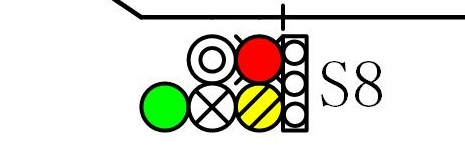
#> input picture little_light/micro_0079_S8.jpg, 465 x 168 px, found by its file name
$ python vis_points.py
#> lines starting #> are read from the running program, lines starting #| are printed output that depends on the picture; after the words box and inside, x2 and y2 are one past the last pixel; in counts of white or black regions, pixels touching at a corner belong together
import cv2
import numpy as np

img_path = r"d:\work\ocr+Transformer\little_light\micro_0079_S8.jpg"
img = cv2.imread(img_path)
#> img is the input picture: shape (168, 465, 3); mean B, G, R 217.9, 225.6, 225.6

point1 = (303, 165)
point2 = (296, 78)

cv2.circle(img, point1, 5, (0, 0, 255), -1)
#> img: shape (168, 465, 3); 0.08% of pixels changed, all inside (x1, y1, x2, y2) = (298, 160, 309, 168)
cv2.circle(img, point2, 5, (0, 255, 0), -1)

cv2.putText(img, f"P1({point1[0]}, {point1[1]})", (point1[0] + 10, point1[1]),
            cv2.FONT_HERSHEY_SIMPLEX, 0.5, (0, 0, 255), 1)
cv2.putText(img, f"P2({point2[0]}, {point2[1]})", (point2[0] + 10, point2[1] - 10),
            cv2.FONT_HERSHEY_SIMPLEX, 0.5, (0, 255, 0), 1)

cv2.line(img, point1, point2, (255, 0, 255), 2)
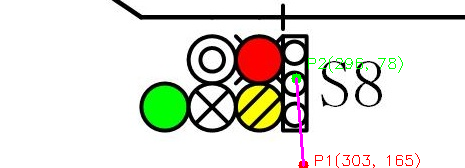
#> img: shape (168, 465, 3); mean B, G, R 216.3, 224.1, 225

output_path = r"d:\work\ocr+Transformer\little_light\micro_0079_S8_vis.jpg"
cv2.imwrite(output_path, img)
print(f"已保存可视化图像到: {output_path}")

$ run again, with little_light/micro_0004_S1.jpg copied over little_light/micro_0079_S8.jpg
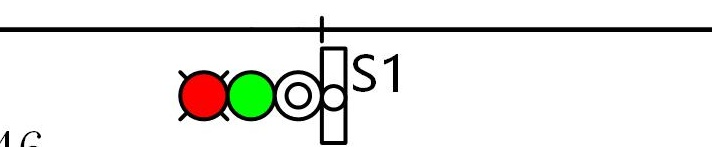
#> input picture little_light/micro_0004_S1.jpg, 712 x 147 px, found by its file name
#> img is the input picture: shape (147, 712, 3); mean B, G, R 230.1, 233.5, 233.5
#> `cv2.line(img, point1, point2, (255, 0, 255), 2)`:
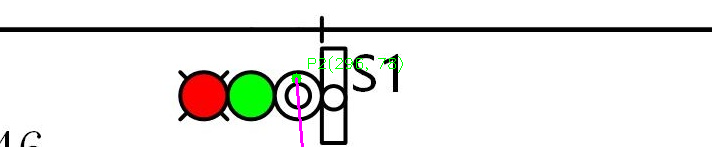
#> img: shape (147, 712, 3); mean B, G, R 229.7, 233.3, 233.1

$ run again, with little_light/micro_0000_XF.jpg copied over little_light/micro_0079_S8.jpg
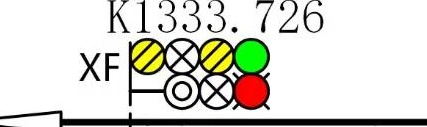
#> input picture little_light/micro_0000_XF.jpg, 427 x 127 px, found by its file name
#> img is the input picture: shape (127, 427, 3); mean B, G, R 207.9, 215.8, 215.9
#> `cv2.line(img, point1, point2, (255, 0, 255), 2)`:
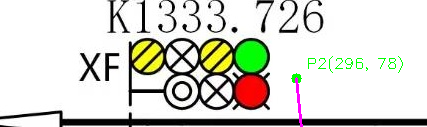
#> img: shape (127, 427, 3); mean B, G, R 206.6, 215.2, 214.6

$ run again, with little_light/micro_0016_XI.jpg copied over little_light/micro_0079_S8.jpg
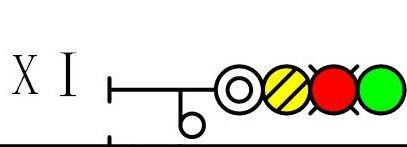
#> input picture little_light/micro_0016_XI.jpg, 407 x 147 px, found by its file name
#> img is the input picture: shape (147, 407, 3); mean B, G, R 215.1, 225.2, 225.3
#> `cv2.line(img, point1, point2, (255, 0, 255), 2)`:
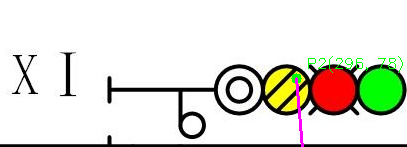
#> img: shape (147, 407, 3); mean B, G, R 214.8, 224.7, 224.4
